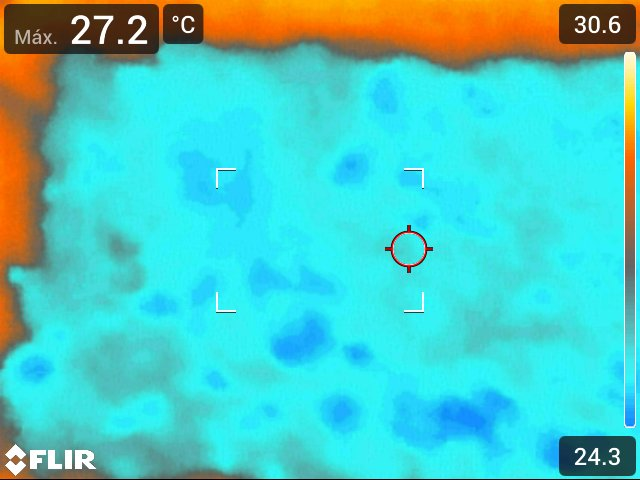
#> input picture modelo imagenes termicas/ImagenesPruebas/T0G-1.jpg, 640 x 480 px
$ python -i preprocesamiento.py   (imports and definitions only)   (older library calls are emulated)
#> lines starting #> are read from the running program, lines starting #| are printed output that depends on the picture; after the words box and inside, x2 and y2 are one past the last pixel; in counts of white or black regions, pixels touching at a corner belong together
#> in preprocess_thermal_image, img is the input picture: shape (480, 640, 3); mean B, G, R 195.6, 202.7, 75.2
# Preprocesamiento tabular + imagen térmica para pipeline IoT
# Proyecto lombricultura - Eisenia fetida
# ============================================================
#
# NOTA DE INTEGRACIÓN (backend):
# Este archivo fue movido desde la raíz del proyecto a `backend/python/`
# para integrarse con la API Node/Express. Respecto al original, los
# imports pesados de terceros (pandas, scipy, scikit-image) se cargan de
# forma diferida (lazy) dentro de las funciones que realmente los usan.
# Así, la ruta de limpieza de imagen (crop + remoción de artefactos), que
# solo necesita OpenCV y NumPy, puede ejecutarse sin exigir el resto de
# dependencias del pipeline de features. El comportamiento de cada función
# permanece idéntico al original.
# ============================================================

import os
import json

import cv2
import numpy as np


# ============================================================
# CONFIGURACIÓN GENERAL
# ============================================================

TARGET_COLS = [
    "lombrices_agregadas_g",
    "peso_lombrices_inyectadas_g",
    "Gramos_Reales",
    "gramos",
    "ocupacion_real_pct",
]

META_COLS = [
    "id",
    "ID",
    "Id",
    "fecha",
    "fecha_hora",
    "fecha_hora_registro",
    "timestamp",
    "trama_id",
    "trama_raw",
    "estado",
    "imagen",
    "Archivo",
    "archivo",
    "replica",
    "iteracion",
    "Iteracion",
]

TRAMA_KEYWORD = "trama"


# ============================================================
# UTILIDADES
# ============================================================

def load_json(path, default=None):
    if path is None or not os.path.exists(path):
        return default

    with open(path, "r", encoding="utf-8") as f:
        return json.load(f)


# [267 lines left out: functions safe_float, ensure_dataframe, normalize_column_names, preprocess_tabular_data, not called in this run]


# ============================================================
# PREPROCESAMIENTO DE IMÁGENES TÉRMICAS
# ============================================================

def crop_flir_image(img):
    """
    Recorta la imagen FLIR para eliminar barra lateral, textos,
    bordes, logo y zonas de interfaz.
    """
    h, w, _ = img.shape

    y1 = int(h * 0.15)
    y2 = int(h * 0.86)

    x1 = int(w * 0.06)
    x2 = int(w * 0.86)

    return img[y1:y2, x1:x2]


def remove_thermal_artifacts(crop_bgr):
    """
    Elimina artefactos visuales:
    - cruz roja
    - corchetes blancos
    - marcas de interfaz
    """

    hsv = cv2.cvtColor(crop_bgr, cv2.COLOR_BGR2HSV)
#> hsv: shape (340, 512, 3); mean H, S, V 90.1, 194.7, 234.3

    # Rojo: cruz del visor
    red1 = cv2.inRange(
        hsv,
        np.array([0, 80, 40]),
          np.array([10, 255, 255])
    )
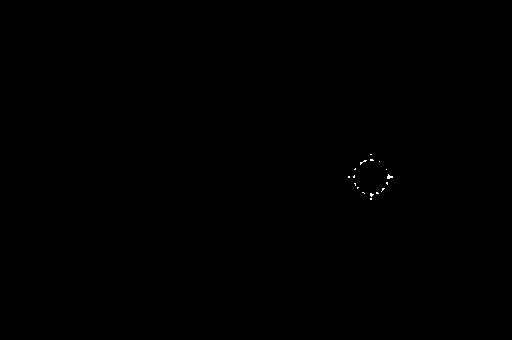
#> red1: shape (340, 512); 0.05% white in thin lines or dots, all inside (x1, y1, x2, y2) = (348, 154, 393, 200)

    red2 = cv2.inRange(
        hsv,
        np.array([170, 80, 40]),
        np.array([180, 255, 255])
    )
#> red2: shape (340, 512); 0.08% white in thin lines or dots, all inside (x1, y1, x2, y2) = (350, 155, 394, 198)

    # Blanco: corchetes del visor
    white = cv2.inRange(
        hsv,
        np.array([0, 0, 180]),
        np.array([180, 60, 255])
    )
#> white: shape (340, 512); 0.19% white in thin lines or dots, all inside (x1, y1, x2, y2) = (178, 96, 390, 240)

    artifact_mask = ((red1 > 0) | (red2 > 0) | (white > 0))
#> artifact_mask: shape (340, 512) bool; 0.33% white in thin lines or dots, all inside (x1, y1, x2, y2) = (178, 96, 394, 240)

    artifact_mask = cv2.dilate(
        artifact_mask.astype(np.uint8),
        np.ones((7, 7), np.uint8),
        iterations=2
    ).astype(bool)
#> artifact_mask: shape (340, 512) bool; 2.8% white; 5 white regions, box (x1, y1, x2, y2) and area: (342, 148, 400, 206) 2111, (361, 90, 392, 122) 685, (172, 215, 204, 246) 685, (172, 90, 203, 121) 672, (361, 215, 392, 246) 671

    gray = cv2.cvtColor(crop_bgr, cv2.COLOR_BGR2GRAY)
    clean = gray.copy()

    valid_values = clean[~artifact_mask]

    if len(valid_values) > 0:
        clean[artifact_mask] = np.median(valid_values)
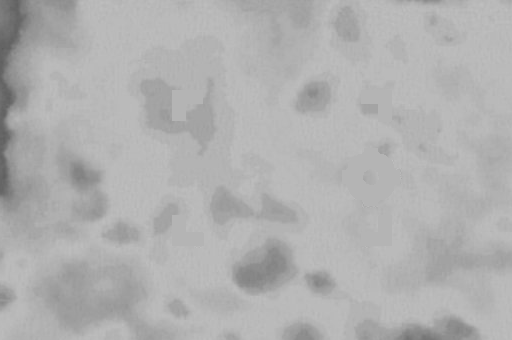
#> clean: shape (340, 512); min 91, max 194, mean 176.1

    clean = cv2.GaussianBlur(clean, (3, 3), 0)

    return clean, artifact_mask


# [55 lines left out: function clean_thermal_image, not called in this run]


def extract_pixel_features(gray):
    """
    Extrae conteos y densidades de píxeles por umbrales fijos
    y percentiles.
    """
    from scipy.stats import skew, kurtosis
    from skimage.measure import shannon_entropy

    features = {}
    total = gray.size

    # Umbrales fijos
    for threshold in [50, 80, 100, 130, 150, 180, 200]:
        _, mask = cv2.threshold(
            gray,
            threshold,
            255,
            cv2.THRESH_BINARY
        )

        count = cv2.countNonZero(mask)

        features[f"img_pix_count_{threshold}"] = float(count)
        features[f"img_pix_density_{threshold}"] = float(count / total * 100)
#> this loop made 7 passes
#> count on passes 1 to 7: 174080, 174080, 173903, 171355, 166186, 80111, 0
#> mask: shape (340, 512); every value is 0
#> after the loop, features = 14 items

    # Umbrales dinámicos por percentil
    for p in [50, 60, 70, 75, 80, 85, 90, 95]:
        threshold = np.percentile(gray, p)

        _, mask = cv2.threshold(
            gray,
            threshold,
            255,
            cv2.THRESH_BINARY
        )

        count = cv2.countNonZero(mask)

        features[f"img_pix_percentile_count_{p}"] = float(count)
        features[f"img_pix_percentile_density_{p}"] = float(count / total * 100)
#> this loop made 8 passes
#> (threshold, count) on passes 1 to 8: (180, 80111), (182, 68984), (184, 44704), (185, 24529), (185, 24529), (185, 24529), (186, 5494), (186, 5494)
#> pass 1, in extract_pixel_features, `_, mask = cv2.threshold( gray, threshold, 255, cv2.THRESH_BINARY )`:
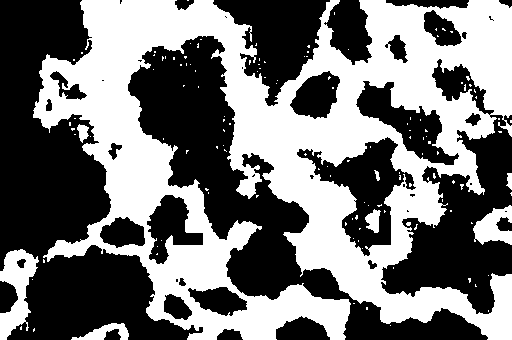
#> mask: shape (340, 512); 46% white; 130 white regions (122 under 20 px), largest, box (x1, y1, x2, y2) and area: (33, 0, 512, 340) 75883, (0, 249, 39, 340) 1811, (473, 205, 512, 245) 936
#> after the loop:
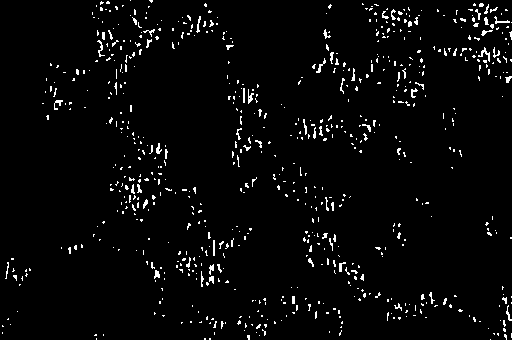
#> mask: shape (340, 512); 3.2% white in thin lines or dots
#> after the loop, features = 30 items

    values = gray.flatten().astype(float)

    features["img_gray_mean"] = float(np.mean(values))
    features["img_gray_std"] = float(np.std(values))
    features["img_gray_min"] = float(np.min(values))
    features["img_gray_max"] = float(np.max(values))
    features["img_gray_median"] = float(np.median(values))
    features["img_gray_p10"] = float(np.percentile(values, 10))
    features["img_gray_p25"] = float(np.percentile(values, 25))
    features["img_gray_p75"] = float(np.percentile(values, 75))
    features["img_gray_p90"] = float(np.percentile(values, 90))
    features["img_gray_iqr"] = float(features["img_gray_p75"] - features["img_gray_p25"])
    features["img_gray_range"] = float(features["img_gray_max"] - features["img_gray_min"])
    features["img_gray_skew"] = float(skew(values))
    features["img_gray_kurtosis"] = float(kurtosis(values))
    features["img_entropy"] = float(shannon_entropy(gray))

    return features


def extract_lbp_features(gray, prefix="img_lbp", radius=3):
    """
    Extrae Local Binary Patterns.
    Captura textura térmica superficial.
    """
#> called with prefix = 'img_lbp', radius = 3
    from skimage.feature import local_binary_pattern

    points = 8 * radius

    lbp = local_binary_pattern(
        gray,
        P=points,
        R=radius,
        method="uniform"
    )
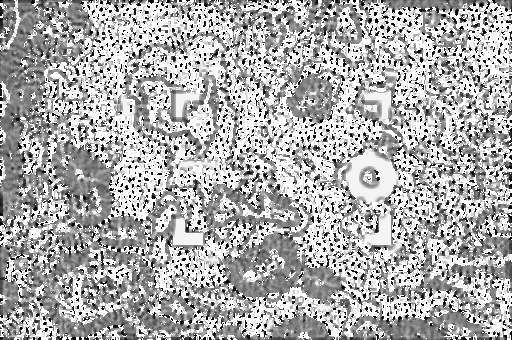
#> lbp: shape (340, 512) float64; min 0, max 25, mean 17; drawn with min black and max white

    n_bins = int(points + 2)
    hist, _ = np.histogram(
        lbp.ravel(),
        bins=np.arange(0, n_bins + 1),
        range=(0, n_bins),
        density=True
    )
#> hist = 26 values, max 0.288 at index 25, min 0.0105 at index 6, mean 0.0385

    features = {}

    for i, value in enumerate(hist):
        features[f"{prefix}_{i}"] = float(value)
#> this loop made 26 passes
#> value on passes 1 to 8: 0.0308, 0.0149, 0.0164, 0.0138, 0.0113, 0.0125, 0.0105, 0.0148
#> after the loop, features = 26 items

    return features


def extract_glcm_features(gray, prefix="img_glcm"):
    """
    Extrae características GLCM de textura:
    contraste, disimilitud, homogeneidad, energía, correlación y ASM.
    """
#> called with prefix = 'img_glcm'
    from skimage.feature import graycomatrix, graycoprops

    img_uint8 = gray.astype(np.uint8)

    glcm = graycomatrix(
        img_uint8,
        distances=[1, 2, 4],
        angles=[0, np.pi / 4, np.pi / 2, 3 * np.pi / 4],
        levels=256,
        symmetric=True,
        normed=True
    )

    props = [
        "contrast",
        "dissimilarity",
        "homogeneity",
        "energy",
        "correlation",
        "ASM"
    ]

    features = {}

    for prop in props:
        vals = graycoprops(glcm, prop)
        features[f"{prefix}_{prop}_mean"] = float(np.mean(vals))
        features[f"{prefix}_{prop}_std"] = float(np.std(vals))
#> after the loop, features = 12 items

    return features


def extract_cold_zone_features(gray):
    """
    Extrae características de zonas frías.
    Estas zonas fueron útiles porque la humedad superficial y la
    heterogeneidad térmica afectan el patrón térmico de la cama.
    """

    features = {}

    for p in [25, 30, 35, 40]:
        threshold = np.percentile(gray, p)
        cold_mask = gray <= threshold

        values = gray[cold_mask]

        if len(values) == 0:
            features[f"cold_area_pct_{p}"] = 0.0
            features[f"cold_mean_{p}"] = 0.0
            features[f"cold_std_{p}"] = 0.0
            features[f"cold_median_{p}"] = 0.0
            continue

        features[f"cold_area_pct_{p}"] = float(np.mean(cold_mask) * 100)
        features[f"cold_mean_{p}"] = float(np.mean(values))
        features[f"cold_std_{p}"] = float(np.std(values))
        features[f"cold_median_{p}"] = float(np.median(values))

        # Imagen donde solo resaltan zonas frías
        cold_img = np.full_like(gray, int(np.median(gray)))
        cold_img[cold_mask] = gray[cold_mask]

        features.update(
            extract_lbp_features(
                cold_img,
                prefix=f"cold_lbp_{p}",
                radius=3
            )
        )
#> this loop made 4 passes
#> threshold on passes 1 to 4: 174, 176, 177, 178
#> pass 1, in extract_lbp_features (call 2), `lbp = local_binary_pattern( gray, P=points, R=radius, method="uniform" )`:
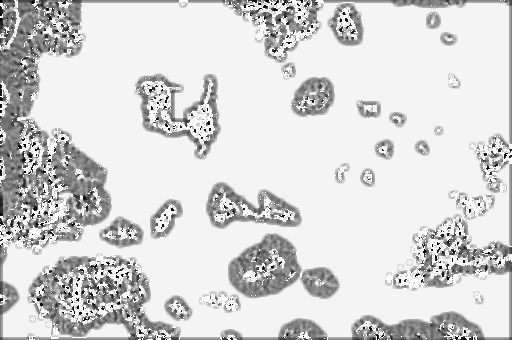
#> lbp: shape (340, 512) float64; min 0, max 25, mean 21; drawn with min black and max white
#> after the loop:
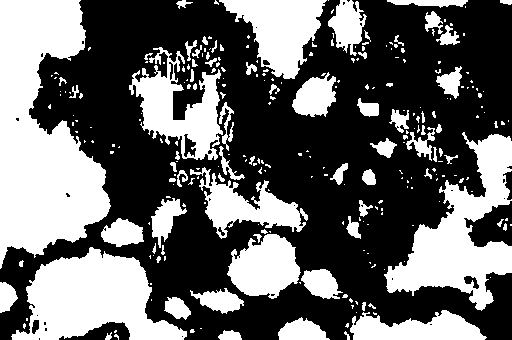
#> cold_mask: shape (340, 512) bool; 40.1% white; 272 white regions (194 under 20 px), largest, box (x1, y1, x2, y2) and area: (0, 0, 111, 269) 18518, (11, 247, 187, 340) 9471, (384, 132, 512, 311) 9411
#> after the loop, features = 120 items

    return features


def preprocess_thermal_image(
    image_path,
    feature_columns_path=None,
    medians_path=None,
    debug_dir=None,
    return_dataframe=True,
):
    """
    Preprocesa una imagen térmica FLIR y retorna las características
    listas para el modelo.

    Parámetros
    ----------
    image_path:
        Ruta de la imagen térmica.
    feature_columns_path:
        JSON opcional con columnas esperadas por el modelo.
    medians_path:
        JSON opcional con medianas de entrenamiento.
    debug_dir:
        Si se indica, guarda crop, imagen limpia y máscara.
    return_dataframe:
        Si True retorna DataFrame de una fila.

    Retorna
    -------
    DataFrame o dict con features térmicas.
    """
    import pandas as pd

    img = cv2.imread(image_path)
    if img is None:
        raise ValueError(f"No se pudo leer la imagen: {image_path}")

    name = os.path.splitext(os.path.basename(image_path))[0]

    # 1. Recorte
    crop = crop_flir_image(img)

    # 2. Remoción de artefactos
    gray_clean, artifact_mask = remove_thermal_artifacts(crop)

    # 3. Features
    features = {}
    features.update(extract_pixel_features(gray_clean))
    features.update(extract_lbp_features(gray_clean, prefix="img_lbp", radius=3))
    features.update(extract_glcm_features(gray_clean, prefix="img_glcm"))
    features.update(extract_cold_zone_features(gray_clean))

    # 4. Debug visual
    if debug_dir is not None:
        os.makedirs(debug_dir, exist_ok=True)

        cv2.imwrite(
            os.path.join(debug_dir, f"{name}_crop.jpg"),
            crop
        )

        cv2.imwrite(
            os.path.join(debug_dir, f"{name}_gray_clean.jpg"),
            gray_clean
        )

        cv2.imwrite(
            os.path.join(debug_dir, f"{name}_artifact_mask.jpg"),
            artifact_mask.astype(np.uint8) * 255
        )

    df = pd.DataFrame([features])
#> df = table of 1 rows and 202 columns

    feature_columns = load_json(feature_columns_path, default=None)
    medians = load_json(medians_path, default={})

    if feature_columns is not None:
        for col in feature_columns:
            if col not in df.columns:
                df[col] = medians.get(col, 0.0)

        df = df[feature_columns]

    df = df.replace([np.inf, -np.inf], np.nan)

    for col in df.columns:
        if col in medians:
            df[col] = df[col].fillna(medians[col])
        else:
            df[col] = df[col].fillna(0.0)
#> this loop made 202 passes

    if return_dataframe:
        return df

    return df.iloc[0].to_dict()


# ============================================================
# FUSIÓN SENSORIAL: TABULAR + IMAGEN
# ============================================================

# [63 lines left out: function build_fusion_features, not called in this run]

>>> result = preprocess_thermal_image('../../../../modelo imagenes termicas/ImagenesPruebas/T0G-1.jpg')
#> result = table of 1 rows and 202 columns

$ run again, on modelo imagenes termicas/ImagenesPruebas/T10G-1.jpg
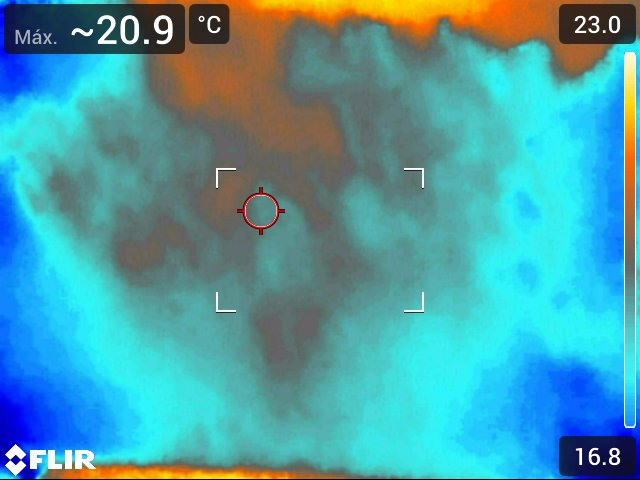
#> input picture modelo imagenes termicas/ImagenesPruebas/T10G-1.jpg, 640 x 480 px
#> in preprocess_thermal_image, img is the input picture: shape (480, 640, 3); mean B, G, R 167.6, 158.1, 76
#> hsv: shape (340, 512, 3); mean H, S, V 82, 129, 173
#> red1: shape (340, 512); 0.17% white in thin lines or dots, all inside (x1, y1, x2, y2) = (126, 2, 270, 164)
#> red2: shape (340, 512); 0.1% white in thin lines or dots, all inside (x1, y1, x2, y2) = (198, 116, 246, 161)
#> white: shape (340, 512); 0.18% white in thin lines or dots, all inside (x1, y1, x2, y2) = (178, 96, 386, 240)
#> the loop in extract_pixel_features, `for threshold in [50, 80, 100, 130, 150, 180, 200]:` made 7 passes
#> count on passes 1 to 7: 174080, 173927, 162623, 100884, 61799, 18994, 0
#> after the loop in extract_pixel_features, `for threshold in [50, 80, 100, 130, 150, 180, 200]:`: features = 14 items
#> the loop in extract_pixel_features, `for p in [50, 60, 70, 75, 80, 85, 90, 95]:` made 8 passes
#> (threshold, count) on passes 1 to 8: (138, 83316), (146, 68445), (158, 51623), (163, 43019), (172, 34564), (177, 26034), (182, 15745), (185, 5067)
#> pass 1, in extract_pixel_features, `_, mask = cv2.threshold( gray, threshold, 255, cv2.THRESH_BINARY )`:
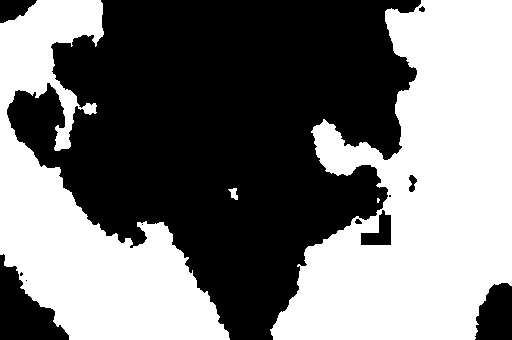
#> mask: shape (340, 512); 47.9% white; 4 white regions (1 under 20 px), largest, box (x1, y1, x2, y2) and area: (270, 0, 512, 340) 50926, (0, 0, 230, 340) 32308, (228, 188, 238, 200) 70
#> after the loop in extract_pixel_features, `for p in [50, 60, 70, 75, 80, 85, 90, 95]:`: features = 30 items
#> hist = 26 values, max 0.216 at index 25, min 0.00881 at index 23, mean 0.0385
#> the loop in extract_lbp_features, `for i, value in enumerate(hist):` made 26 passes
#> value on passes 1 to 8: 0.0192, 0.00902, 0.00977, 0.00957, 0.00932, 0.0129, 0.0122, 0.0196
#> after the loop in extract_lbp_features, `for i, value in enumerate(hist):`: features = 26 items
#> after the loop in extract_glcm_features, `for prop in props:`: features = 12 items
#> the loop in extract_cold_zone_features, `for p in [25, 30, 35, 40]:` made 4 passes
#> threshold on passes 1 to 4: 113, 118, 124, 128
#> after the loop in extract_cold_zone_features, `for p in [25, 30, 35, 40]:`:
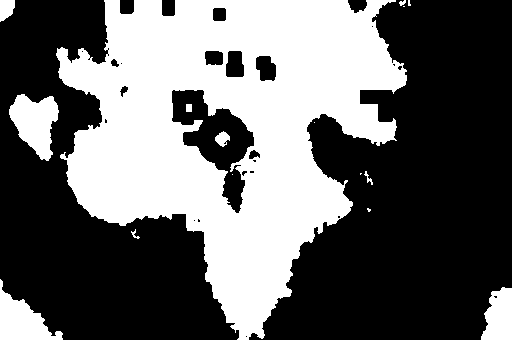
#> cold_mask: shape (340, 512) bool; 40.1% white; 16 white regions (6 under 20 px), largest, box (x1, y1, x2, y2) and area: (56, 0, 407, 340) 64122, (9, 94, 59, 161) 2044, (0, 279, 63, 340) 1833
#> after the loop in extract_cold_zone_features, `for p in [25, 30, 35, 40]:`: features = 120 items
#> df = table of 1 rows and 202 columns
#> the loop in preprocess_thermal_image, `for col in df.columns:` made 202 passes

$ run again, on modelo imagenes termicas/ImagenesPruebas/T10G-2.jpg
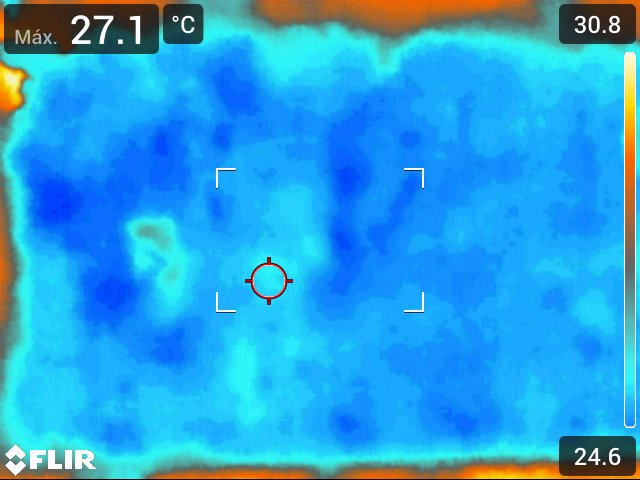
#> input picture modelo imagenes termicas/ImagenesPruebas/T10G-2.jpg, 640 x 480 px
#> in preprocess_thermal_image, img is the input picture: shape (480, 640, 3); mean B, G, R 222.6, 162, 41.2
#> hsv: shape (340, 512, 3); mean H, S, V 101.6, 231.4, 250.4
#> red1: shape (340, 512); 0.05% white in thin lines or dots, all inside (x1, y1, x2, y2) = (210, 186, 252, 228)
#> red2: shape (340, 512); 0.07% white in thin lines or dots, all inside (x1, y1, x2, y2) = (208, 188, 254, 232)
#> white: shape (340, 512); 0.19% white in thin lines or dots, all inside (x1, y1, x2, y2) = (178, 96, 386, 240)
#> the loop in extract_pixel_features, `for threshold in [50, 80, 100, 130, 150, 180, 200]:` made 7 passes
#> count on passes 1 to 7: 174080, 170910, 152802, 96094, 30310, 2037, 0
#> after the loop in extract_pixel_features, `for threshold in [50, 80, 100, 130, 150, 180, 200]:`: features = 14 items
#> the loop in extract_pixel_features, `for p in [50, 60, 70, 75, 80, 85, 90, 95]:` made 8 passes
#> (threshold, count) on passes 1 to 8: (133, 84046), (135, 64330), (140, 49199), (142, 38365), (144, 34583), (155, 25263), (158, 16624), (164, 7259)
#> pass 1, in extract_pixel_features, `_, mask = cv2.threshold( gray, threshold, 255, cv2.THRESH_BINARY )`:
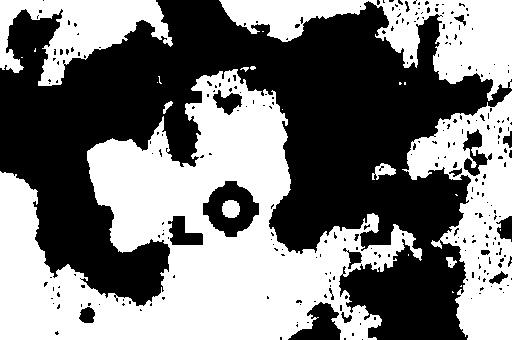
#> mask: shape (340, 512); 48.3% white; 24 white regions (15 under 20 px), largest, box (x1, y1, x2, y2) and area: (0, 69, 422, 340) 52013, (402, 91, 512, 340) 12807, (219, 0, 512, 101) 11522
#> after the loop in extract_pixel_features, `for p in [50, 60, 70, 75, 80, 85, 90, 95]:`: features = 30 items
#> hist = 26 values, max 0.242 at index 25, min 0.00937 at index 23, mean 0.0385
#> the loop in extract_lbp_features, `for i, value in enumerate(hist):` made 26 passes
#> value on passes 1 to 8: 0.0254, 0.0134, 0.0136, 0.0133, 0.0116, 0.0134, 0.0132, 0.0192
#> after the loop in extract_lbp_features, `for i, value in enumerate(hist):`: features = 26 items
#> after the loop in extract_glcm_features, `for prop in props:`: features = 12 items
#> the loop in extract_cold_zone_features, `for p in [25, 30, 35, 40]:` made 4 passes
#> threshold on passes 1 to 4: 117, 119, 120, 123
#> after the loop in extract_cold_zone_features, `for p in [25, 30, 35, 40]:`:
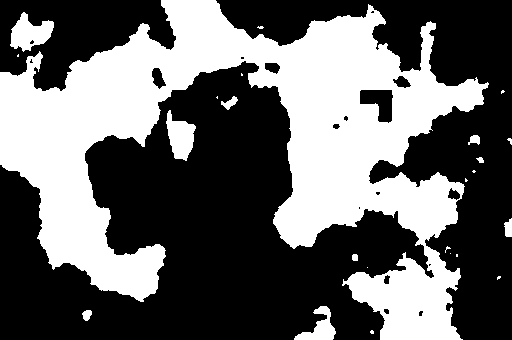
#> cold_mask: shape (340, 512) bool; 40% white; 24 white regions (14 under 20 px), largest, box (x1, y1, x2, y2) and area: (0, 0, 489, 340) 66590, (10, 12, 54, 52) 997, (166, 110, 196, 161) 900
#> after the loop in extract_cold_zone_features, `for p in [25, 30, 35, 40]:`: features = 120 items
#> df = table of 1 rows and 202 columns
#> the loop in preprocess_thermal_image, `for col in df.columns:` made 202 passes
